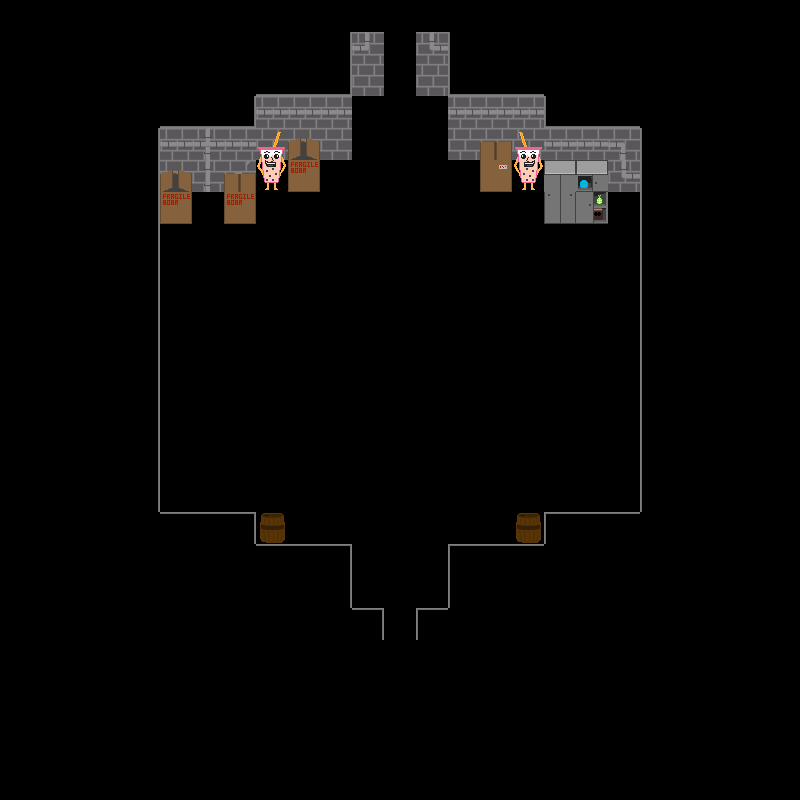

This is a level from a 2D game, rendered from its Tiled map with the project's own tilesets. A one-line summary and the map file follow, with tile-layer data summarised:
An orthogonal 25x25 tile map with 32x32 px tiles, 4 tile layers (wallLayer, objectLayer, objectAboveLayer, aboveLayer), 1 hidden layer not drawn, 2 tilesets and 2 objects.

<map version="1.2" tiledversion="1.2.3" orientation="orthogonal" renderorder="right-down" width="25" height="25" tilewidth="32" tileheight="32" infinite="0" nextlayerid="8" nextobjectid="3">
 <tileset firstgid="1" name="floor1tiles" tilewidth="32" tileheight="32" tilecount="81" columns="9">
  <image source="../../assets/Floor 1/Floors/f1spritesheet.png" width="288" height="288" />
  <tile id="21">
   <properties>
    <property name="door" value="down" />
   </properties>
  </tile>
  <tile id="22">
   <properties>
    <property name="door" value="left" />
   </properties>
  </tile>
  <tile id="23">
   <properties>
    <property name="door" value="right" />
   </properties>
  </tile>
  <tile id="24">
   <properties>
    <property name="door" value="up" />
   </properties>
  </tile>
 </tileset>
 <tileset firstgid="82" name="objects" tilewidth="32" tileheight="32" tilecount="20" columns="4">
  <image source="../../assets/Floor 1/Floors/objspritesheet.png" width="128" height="160" />
 </tileset>
 <layer id="1" name="backgroundLayer" width="25" height="25" visible="0">
  <data>[625 cells, 625 non-empty, 9 distinct tile ids]</data>
 </layer>
 <layer id="2" name="wallLayer" width="25" height="25">
  <data>[625 cells, 102 non-empty, 17 distinct tile ids]</data>
 </layer>
 <layer id="5" name="objectLayer" width="25" height="25">
  <data>[625 cells, 10 non-empty, 6 distinct tile ids]</data>
 </layer>
 <layer id="6" name="objectAboveLayer" width="25" height="25">
  <data>[625 cells, 8 non-empty, 5 distinct tile ids]</data>
 </layer>
 <objectgroup id="7" name="doorLayer">
  <object id="1" gid="81" x="384" y="64" width="32" height="32">
   <properties>
    <property name="door" value="up" />
   </properties>
  </object>
  <object id="2" gid="81" x="384" y="672" width="32" height="32">
   <properties>
    <property name="door" value="down" />
   </properties>
  </object>
 </objectgroup>
 <layer id="3" name="aboveLayer" width="25" height="25">
  <data>[625 cells, 0 non-empty, 0 distinct tile ids]</data>
 </layer>
</map>
